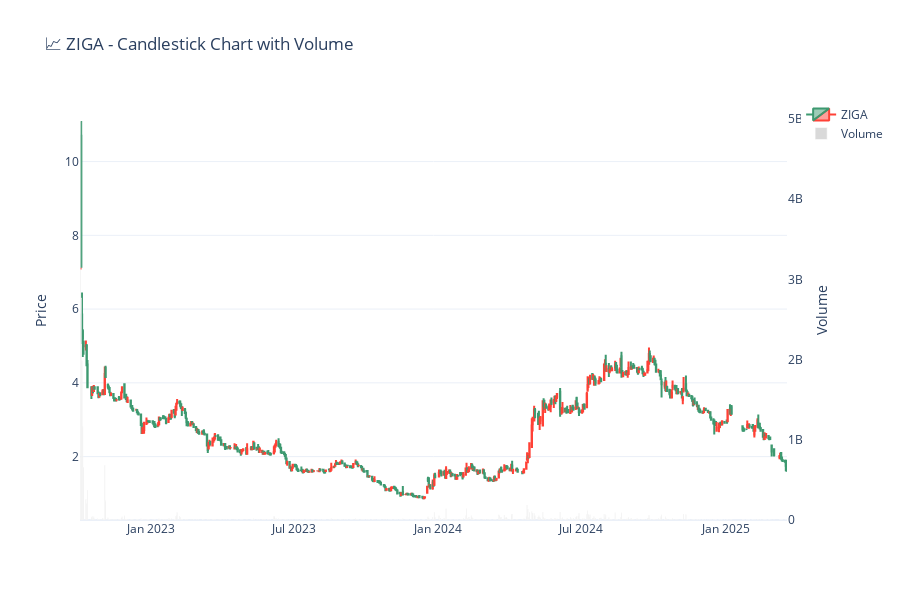

The notebook cell saved with this chart:
### Code cell
import plotly.graph_objects as go

# ✅ สร้างกราฟ Candlestick
fig = go.Figure()

# 🔹 แท่งเทียนราคา
fig.add_trace(go.Candlestick(
    x=df['time'],
    open=df['open_price'],
    high=df['high_price'],
    low=df['low_price'],
    close=df['close_price'],
    name='ZIGA'
))

# 🔹 Volume bar (แถบปริมาณการซื้อขาย)
fig.add_trace(go.Bar(
    x=df['time'],
    y=df['volume'],
    marker_color='rgba(128,128,128,0.3)',
    yaxis='y2',
    name='Volume'
))

# ✅ ปรับ layout ให้เหมือน TradingView
fig.update_layout(
    title='📈 ZIGA - Candlestick Chart with Volume',
    xaxis_rangeslider_visible=False,
    yaxis=dict(title='Price'),
    yaxis2=dict(
        title='Volume',
        overlaying='y',
        side='right',
        showgrid=False
    ),
    height=600,
    template='plotly_white'
)

fig.show()

### Figure 1 — Plotly figure (JSON) as saved in the notebook; plotly's stock layout.template omitted (floating-point values rounded to 4 significant figures; data arrays with more than 128 entries replaced by an {"elided": "..."} marker saying what was removed)
{"data": [{"close": {"elided": "587 float values"}, "high": {"elided": "587 float values"}, "low": {"elided": "587 float values"}, "name": "ZIGA", "open": {"elided": "587 float values"}, "type": "candlestick", "x": {"elided": "587 str values"}}, {"marker": {"color": "rgba(128,128,128,0.3)"}, "name": "Volume", "type": "bar", "x": {"elided": "587 str values"}, "y": {"elided": "587 float values"}, "yaxis": "y2"}], "layout": {"height": 600, "title": {"text": "📈 ZIGA - Candlestick Chart with Volume"}, "xaxis": {"rangeslider": {"visible": false}}, "yaxis": {"title": {"text": "Price"}}, "yaxis2": {"overlaying": "y", "showgrid": false, "side": "right", "title": {"text": "Volume"}}}}
